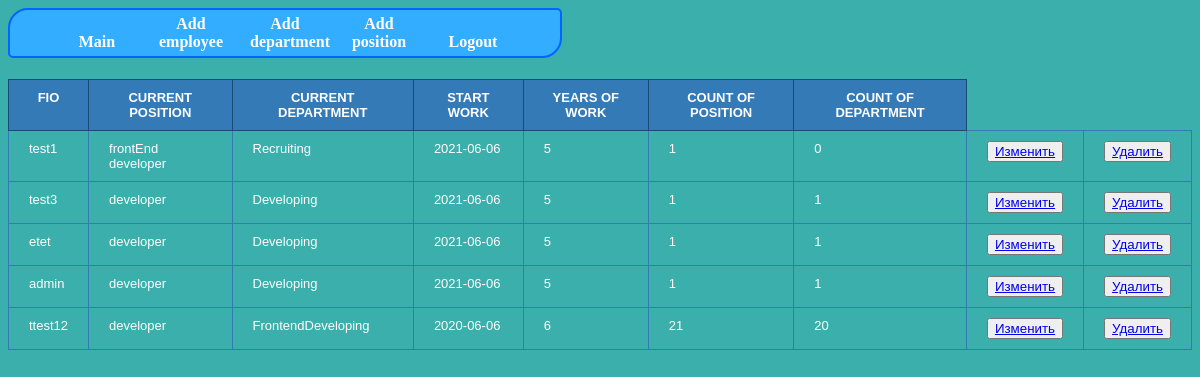
Before: /employees (signed in) with the older database file.
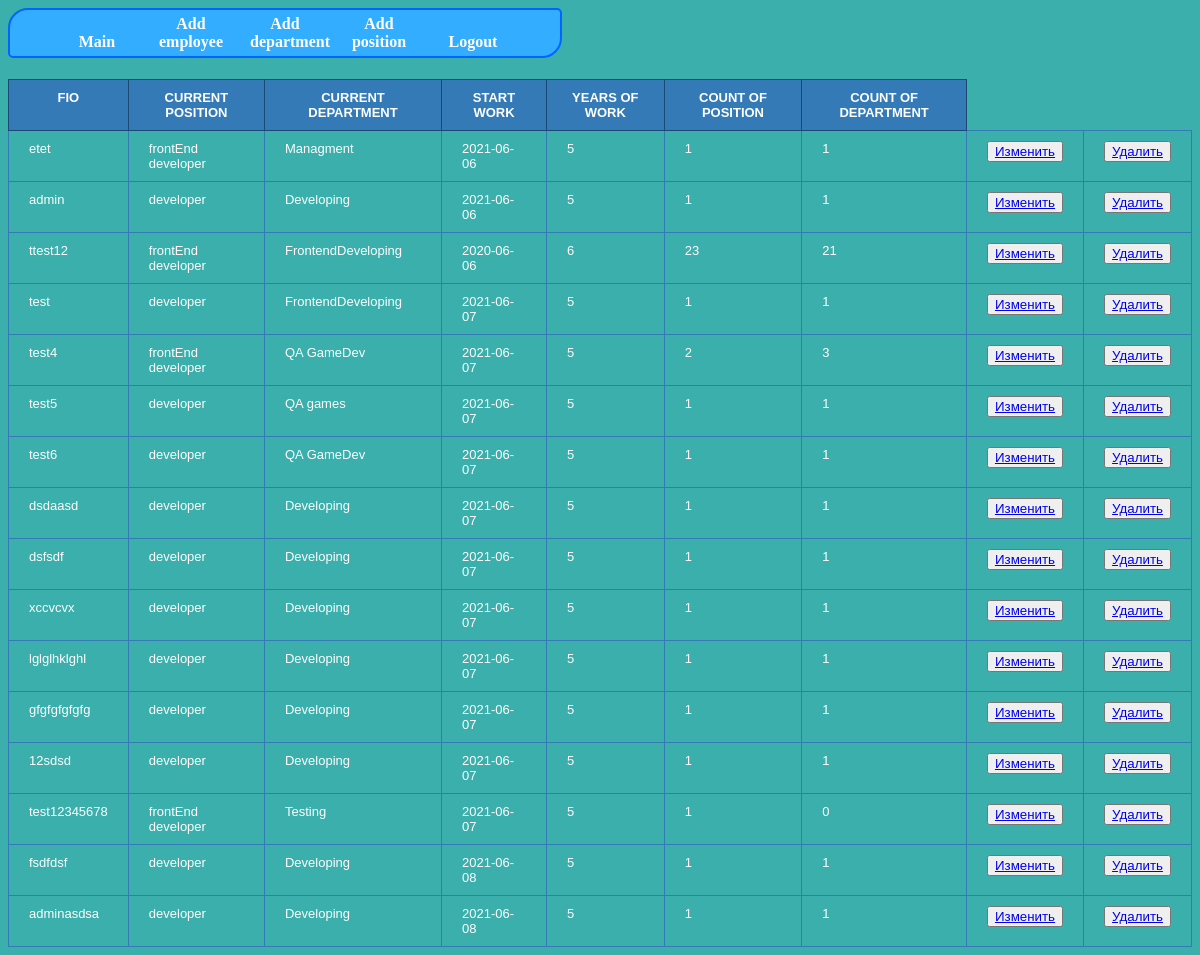
After: the same page with the newer database file.
### tables this page shows
CREATE TABLE employee (id integer PRIMARY KEY AUTOINCREMENT, fio varchar (255) NOT NULL, position_id integer REFERENCES position (id) ON DELETE SET NULL, department_id id integer REFERENCES department (id) ON DELETE SET NULL, date_start DATE);

CREATE TABLE position (id integer primary key autoincrement, position_name varchar(255) not null, description text not null);

CREATE TABLE department (id integer PRIMARY KEY AUTOINCREMENT, department_name varchar (255) NOT NULL, parent_id integer);

### app/routes.py (the view)
@app.route('/employees')
@login_required
def list_employees() -> Response:
    result_join = new_db.select_requests('SELECT employee.id, employee.fio, department.department_name, '
                                         'position.position_name, employee.date_start, '
                                         'CASE WHEN count_dep IS NULL THEN 1 WHEN count_dep IS NOT NULL '
                                         'THEN count_dep end as count_dep, '
                                         'CASE WHEN count_pos IS NULL THEN 1 WHEN count_pos IS NOT NULL '
                                         'THEN count_pos end as count_pos, '
                                         'date("now") - date_start as diff_year FROM employee '
                                         'INNER JOIN department ON employee.department_id = department.id '
                                         'INNER JOIN position on employee.position_id = position.id '
                                         'LEFT JOIN count_dep_pos_employee ON '
                                         'employee.id = count_dep_pos_employee.employee_id')
    return render_template('list view/list_employees.html', year=date.today(), result_join=result_join)

### app/db.py (called while the page is built)
def get_db():
    if 'db' not in g:
        g.db = sqlite3.connect(
            current_app.config['DATABASE'],
            detect_types=sqlite3.PARSE_DECLTYPES
        )
        g.db.row_factory = sqlite3.Row
    return g.db

@app.teardown_appcontext  # close connection after any wev request
def close_connection(exception):
    db = getattr(g, '_database', None)
    if db is not None:
        db.close()

def select_requests(command: str) -> typing.List[sqlite3.Row]:
    data = get_db()
    select = data.execute(command).fetchall()
    return select

### app/routes.py (called while the page is built)
def login_required(view: typing.Any) -> typing.Any:
    @functools.wraps(view)
    def wrapped_view(**kwargs):
        if g.user is None:
            return redirect('/login')
        return view(**kwargs)
    return wrapped_view

@app.before_request
def load_logged_in_user():
    user_id = session.get('user_id')
    if user_id is None:
        g.user = None
    else:
        g.user = new_db.get_db().execute(
            'SELECT * FROM user WHERE id = ?', (user_id,)
        ).fetchone()

### app/templates/list view/list_employees.html
{% extends 'main.html' %}
    {% block static %}
        <link rel="stylesheet" href="{{ url_for('static', filename='table.css') }}">
    {% endblock %}
{% block content %}
<table class="resp-tab">
    <thead>
    <tr>
        <th>fio</th>
        <th>current position</th>
        <th>current department</th>
        <th>start work</th>
        <th>years of work</th>
        <th>count of position</th>
        <th>count of department</th>
    </tr>
    </thead>
    {% for field in result_join %}
    <tbody>
    <tr>
        <td>{{ field['fio'] }}</td>
        <td>{{ field['position_name'] }}</td>
        <td>{{ field['department_name'] }}</td>
        <td>{{ field['date_start'] }}</td>
        <td>{{ field['diff_year'] }}</td>
        <td>{{ field['count_pos'] }}</td>
        <td>{{ field['count_dep'] }}</td>
        <td>
            <button><a href="{{ url_for('update_employee', employee_id=field['id']) }}">Изменить</a></button>
        </td>
        <td>
            <button class="test"><a href="{{ url_for('delete_employee', employee_id=field['id']) }}">Удалить</a></button>
        </td>
    </tr>
    </tbody>
    {% endfor %}
</table>
{% endblock %}

### app/templates/main.html (shortened to what this page needs)
<!DOCTYPE html>
<html lang="en">
<head>
        <link rel="stylesheet" href="{{ url_for('static', filename='style.css') }}">
    {% block static %}
    {% endblock %}
</head>
<body>
<ul id="navbar">
  <li><a href="{{ url_for('index') }}">Main</a></li>
  <li><a href="{{ url_for('add_employee') }}">Add employee</a></li>
  <li><a href="{{ url_for('add_department') }}">Add department</a></li>
  <li><a href="{{ url_for('add_position') }}">Add position</a></li>
    <li><a href="{{ url_for('logout') }}">Logout</a></li>
</ul>
{% block content %}
{% endblock %}
</body>
</html>

### app/static/style.css (style rules this page uses)
body { font: normal 18px/1.5, sans-serif; background: #3AAFAB; color: #fff; padding: 5 0px 0; }
#navbar { margin: 0; padding: 0; list-style-type: none; }
#navbar li { display: inline; }
#navbar { margin: 0; padding: 0; list-style-type: none; border: 2px solid #0066FF; border-radius: 20px 5px; width: 550px; text-align: center; background-color: #33ADFF; }
#navbar a { color: #fff; padding: 5px 10px; text-decoration: none; font-weight: bold; display: inline-block; width: 70px; }

### app/static/table.css (style rules this page uses)
.resp-tab { border-radius: 5px; font-weight: normal; border: none; border-collapse: collapse; width: 100%; max-width: 100%; }
.resp-tab th, .resp-tab td { padding: 10px 20px; font-size: 13px; border: none; font-family: Verdana, sans-serif; border: 1px solid #337AB7; vertical-align: top; }
.resp-tab th { color: #FFF; background: #337AB7; font-weight: bold; border: 1px solid #1a4a73; text-transform: uppercase; text-align: center; }

Changed rows visible on the page:
removed employee: fio "test1", position_name "frontEnd developer", department_name "Recruiting", date_start "2021-06-06", diff_year "5", count_pos "1", count_dep "0"
removed employee: fio "test3", position_name "developer", department_name "Developing", date_start "2021-06-06", diff_year "5", count_pos "1", count_dep "1"
changed employee "etet": position_name "developer" → "frontEnd developer"; department_name "Developing" → "Managment"
changed employee "ttest12": position_name "developer" → "frontEnd developer"; count_pos "21" → "23"; count_dep "20" → "21"
added employee: fio "test", position_name "developer", department_name "FrontendDeveloping", date_start "2021-06-07", diff_year "5", count_pos "1", count_dep "1"
added employee: fio "test4", position_name "frontEnd developer", department_name "QA GameDev", date_start "2021-06-07", diff_year "5", count_pos "2", count_dep "3"
added employee: fio "test5", position_name "developer", department_name "QA games", date_start "2021-06-07", diff_year "5", count_pos "1", count_dep "1"
added employee: fio "test6", position_name "developer", department_name "QA GameDev", date_start "2021-06-07", diff_year "5", count_pos "1", count_dep "1"
added employee: fio "dsdaasd", position_name "developer", department_name "Developing", date_start "2021-06-07", diff_year "5", count_pos "1", count_dep "1"
added employee: fio "dsfsdf", position_name "developer", department_name "Developing", date_start "2021-06-07", diff_year "5", count_pos "1", count_dep "1"
added employee: fio "xccvcvx", position_name "developer", department_name "Developing", date_start "2021-06-07", diff_year "5", count_pos "1", count_dep "1"
added employee: fio "lglglhklghl", position_name "developer", department_name "Developing", date_start "2021-06-07", diff_year "5", count_pos "1", count_dep "1"
added employee: fio "gfgfgfgfgfg", position_name "developer", department_name "Developing", date_start "2021-06-07", diff_year "5", count_pos "1", count_dep "1"
added employee: fio "12sdsd", position_name "developer", department_name "Developing", date_start "2021-06-07", diff_year "5", count_pos "1", count_dep "1"
added employee: fio "test12345678", position_name "frontEnd developer", department_name "Testing", date_start "2021-06-07", diff_year "5", count_pos "1", count_dep "0"
added employee: fio "fsdfdsf", position_name "developer", department_name "Developing", date_start "2021-06-08", diff_year "5", count_pos "1", count_dep "1"
added employee: fio "adminasdsa", position_name "developer", department_name "Developing", date_start "2021-06-08", diff_year "5", count_pos "1", count_dep "1"
